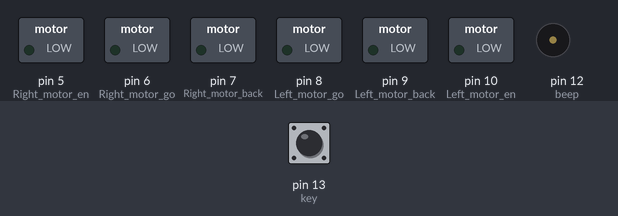
Simulated run of this sketch. Board: Arduino Uno, built with avr-gcc and run on an emulated ATmega328P. Shown: switched loads named in the sketch (green lamp = pin HIGH), buzzer (waves = sounding, pin HIGH). The inputs (shaded band) are chosen by the test bench; at power-on: pin 13 (key) HIGH.

Above: at 1.2 s.
1.3 s: pin 13 (key) pulled LOW for 0.15 s
At 7.5 s:
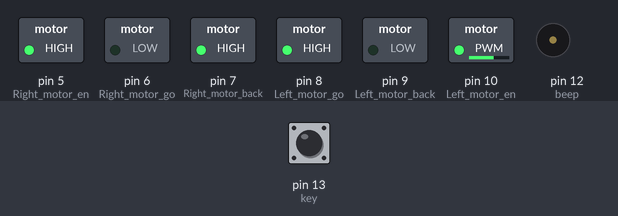
At 9.0 s:
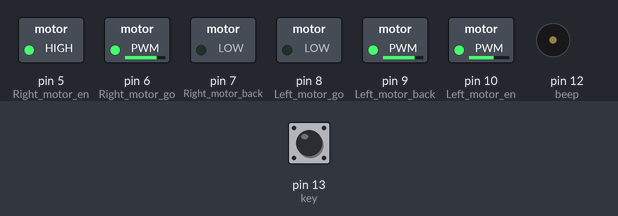
Timing chart, 0 to 19.4 s (numbered marks = the images above; inputs shaded):
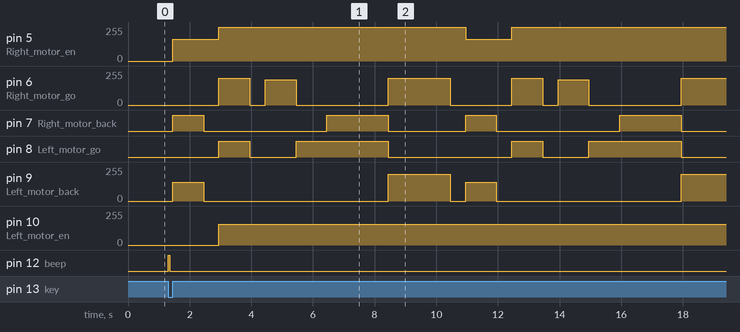

Measured:
- after the input at 1.3 s, pin 5 (Right_motor_en): alternates 255/255 for 8.0 s and 165/255 for 1.5 s, starting after 0.15 s; pin 6 (Right_motor_go): 0/255 → 200/255 after 1.7 s, → 0/255 1.0 s later, → 190/255 0.50 s later, → 0/255 1.0 s later, … (11 changes in this stretch)

The sketch:

comprehensive_experiment_on_all_sides.ino
```cpp
//============================UNIROI===========================
//  multidirectional synthesis experiment
//===============================================================
//#include <Servo.h>
int Left_motor_back=9;
int Left_motor_go=8;

int Right_motor_go=6;
int Right_motor_back=7;

int Right_motor_en=5;
int Left_motor_en=10;
/*Set Button port*/
int key=13;

/*Set BUZZER port*/
int beep=12;

void setup()
{
   //Initialize motor drive for output mode
  pinMode(Left_motor_go,OUTPUT);
  pinMode(Left_motor_back,OUTPUT);
  pinMode(Right_motor_go,OUTPUT);
  pinMode(Right_motor_back,OUTPUT);
  pinMode(Right_motor_en,OUTPUT);
  pinMode(Left_motor_en,OUTPUT);

  pinMode(key,INPUT);// Set button as input
  pinMode(beep,OUTPUT);// Set buzzer as output
  digitalWrite(key,HIGH);//Initialize button
  digitalWrite(beep,LOW);// set buzzer mute

}
void run(int time)     // advance
{
 digitalWrite(Left_motor_en,HIGH);  // Left motor enable
  analogWrite(Left_motor_en,157);
  digitalWrite(Right_motor_en,HIGH);  // Right motor enable
  digitalWrite(Right_motor_go,HIGH);  // right motor go ahead
  digitalWrite(Right_motor_back,LOW);
  analogWrite(Right_motor_go,200);//PWM--Pulse Width Modulation(0~255). right motor go speed is 255.
  analogWrite(Right_motor_back,0);
  digitalWrite(Left_motor_go,HIGH);  // set left motor go ahead
  digitalWrite(Left_motor_back,LOW);
  analogWrite(Left_motor_go,137);//PWM--Pulse Width Modulation(0~255).left motor go speed is 135.
  analogWrite(Left_motor_back,0);
  delay(time * 100);   //Running time can be adjusted
}

void brake(int time)         //STOP
{
  digitalWrite(Right_motor_go,LOW);//Stop the right motor
  digitalWrite(Right_motor_back,LOW);
  digitalWrite(Left_motor_go,LOW);//Stop the left motor
  digitalWrite(Left_motor_back,LOW);
  delay(time * 100);  //Running time can be adjusted
}

void left(int time)        //turn left
{
  digitalWrite(Right_motor_go,HIGH);	// right motor go ahead
  digitalWrite(Right_motor_back,LOW);
  analogWrite(Right_motor_go,190); // PWM--Pulse Width Modulation(0~255) control speed，right motor go speed is 255.
  analogWrite(Right_motor_back,0);
  digitalWrite(Left_motor_go,LOW);   // left motor stop
  digitalWrite(Left_motor_back,LOW);
  analogWrite(Left_motor_go,0);
  analogWrite(Left_motor_back,0);
  delay(time * 100);
}
void spin_left(int time)   //Left rotation
{
  digitalWrite(Right_motor_go,HIGH);// right motor go ahead
  digitalWrite(Right_motor_back,LOW);
  analogWrite(Right_motor_go,200);// PWM--Pulse Width Modulation(0~255) control speed ,right motor go speed is 200.
  analogWrite(Right_motor_back,0);
  digitalWrite(Left_motor_go,LOW);   // left motor back off
  digitalWrite(Left_motor_back,HIGH);
  analogWrite(Left_motor_go,0);
  analogWrite(Left_motor_back,200);// PWM--Pulse Width Modulation(0~255) control speed,left motor back speed is 200.
  delay(time * 100);
}

void right(int time)      //turn right
{
 digitalWrite(Right_motor_go,LOW);   // right motor stop
  digitalWrite(Right_motor_back,LOW);
  analogWrite(Right_motor_go,0);
  analogWrite(Right_motor_back,0);
  digitalWrite(Left_motor_go,HIGH);// left motor go ahead
  digitalWrite(Left_motor_back,LOW);
  analogWrite(Left_motor_go,230);// PWM--Pulse Width Modulation(0~255) control speed ,left motor go speed is 255.
  analogWrite(Left_motor_back,0);
  delay(time * 100);
}

void spin_right(int time)   //Right rotation
{
  digitalWrite(Right_motor_go,LOW);  // right motor back off
  digitalWrite(Right_motor_back,HIGH);
  analogWrite(Right_motor_go,0);
  analogWrite(Right_motor_back,200);// PWM--Pulse Width Modulation(0~255) control speed
  digitalWrite(Left_motor_go,HIGH);// left motor go ahead
  digitalWrite(Left_motor_back,LOW);
  analogWrite(Left_motor_go,200);// PWM--Pulse Width Modulation(0~255) control speed
  analogWrite(Left_motor_back,0);
  delay(time * 100);
}

void back(int time)   //back off
{
  digitalWrite(Right_motor_go,LOW); //right motor back off
  digitalWrite(Right_motor_back,HIGH);
  analogWrite(Right_motor_go,0);
  analogWrite(Right_motor_back,150);// PWM--Pulse Width Modulation(0~255) control speed
  analogWrite(Right_motor_en,165);
  digitalWrite(Left_motor_go,LOW);  //left motor back off
  digitalWrite(Left_motor_back,HIGH);
  analogWrite(Left_motor_go,0);
  analogWrite(Left_motor_back,140);// PWM--Pulse Width Modulation(0~255) control speed
  delay(time * 100);
}

 //==========================================================

void keysacn()
{
  int val;
  val=digitalRead(key);// Reads the button ,the level value assigns to val
  while(digitalRead(key))// When the button is not pressed
  {
    val=digitalRead(key);
  }
  while(!digitalRead(key))// When the button is pressed
  {
    delay(10);	//delay 10ms
    val=digitalRead(key);// Reads the button ,the level value assigns to val
    if(val==LOW)  //Double check the button is pressed
    {

      digitalWrite(beep,HIGH);//The buzzer sounds
      delay(50);//delay 50ms
      while(!digitalRead(key))	//Determine if the button is released or not
        digitalWrite(beep,LOW);//mute
    }
    else
      digitalWrite(beep,LOW);//mute
  }
}

/*main loop*/

void loop()
{
  keysacn();//Press the button to start

  while(1)


{

       back(10); //back 1s
       brake(5);//stop 0.5s
       run(10);//ahead  1s
       brake(5);//stop  0.5s
       left(10);//turn left  1s
       right(10);//turn right 1s
       spin_right(20); //Right rotation  2s
       spin_left(20);//left rotation2s
       brake(5);//stop  0.5s

}
}
```
